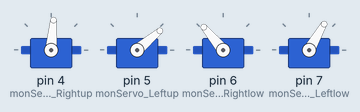
Simulated run of this sketch. Board: Arduino Uno, built with avr-gcc and run on an emulated ATmega328P. On the bench: 4 × servo. What the sketch prints to the serial monitor is not drawn.

Above: at 0.55 s.
At 0.65 s:
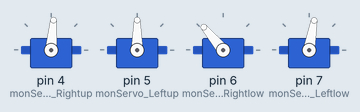
At 0.75 s:
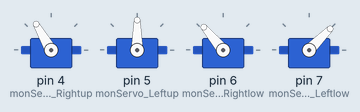
At 0.9 s:
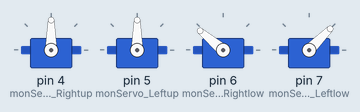
Timing chart, 0 to 3.5 s (numbered marks = the images above):
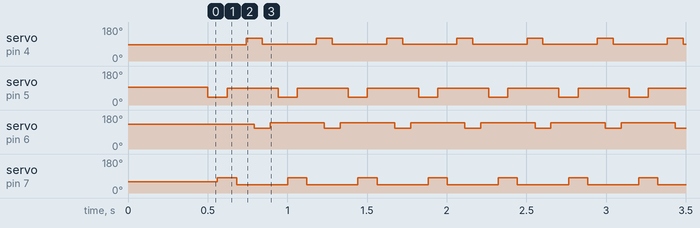

Measured:
- by itself, servo on pin 4 (monServo_Rightup): alternates 120° for 0.10 s and 90° for 0.34 s
- by itself, servo on pin 5 (monServo_Leftup): alternates 90° for 0.32 s and 40° for 0.12 s
- by itself, servo on pin 6 (monServo_Rightlow): alternates 140° for 0.34 s and 110° for 0.10 s
- by itself, servo on pin 7 (monServo_Leftlow): alternates 80° for 0.12 s and 45° for 0.32 s

The sketch:

reverse_walk.ino
```cpp
/*
 * Reverse Walk — Calibration Sketch
 *
 * Walks the robot backward continuously without obstacle detection.
 * Use this to tune servo angles for a balanced reverse gait.
 *
 * Board:   Arduino UNO
 * Wiring:  RightUp=pin4, LeftUp=pin5, RightLow=pin6, LeftLow=pin7
 * Library: Servo.h (built-in)
 */

#include <Servo.h>

Servo monServo_Rightup;
Servo monServo_Leftup;
Servo monServo_Rightlow;
Servo monServo_Leftlow;

void setup() {
  monServo_Rightup.attach(4);
  monServo_Leftup.attach(5);
  monServo_Rightlow.attach(6);
  monServo_Leftlow.attach(7);

  // Neutral standing position
  monServo_Leftlow.write(60);
  monServo_Leftup.write(95);
  monServo_Rightup.write(85);
  monServo_Rightlow.write(130);
  delay(500);

  Serial.begin(9600);
  Serial.println("Reverse walk calibration started");
}

void loop() {
  // Left leg reverse step
  monServo_Leftup.write(40);    // upper leg back
  delay(60);
  monServo_Leftlow.write(80);   // lower leg up
  delay(60);
  monServo_Leftup.write(90);    // upper leg forward
  delay(60);
  monServo_Leftlow.write(45);   // lower leg down
  delay(60);

  // Right leg reverse step
  monServo_Rightup.write(120);  // upper leg back
  delay(50);
  monServo_Rightlow.write(110); // lower leg up
  delay(50);
  monServo_Rightup.write(90);   // upper leg forward
  delay(50);
  monServo_Rightlow.write(140); // lower leg down
  delay(50);
}
```
